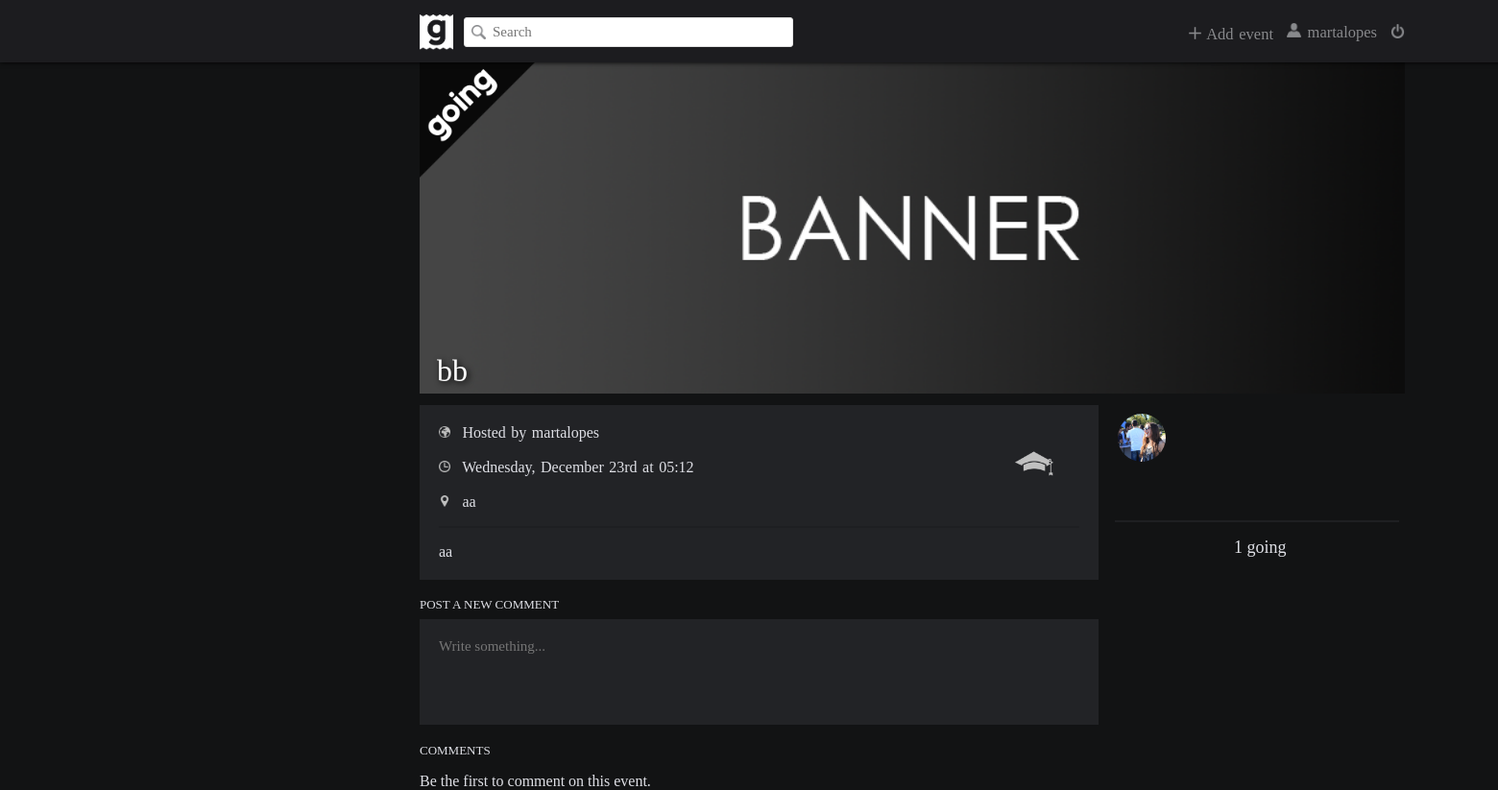
Page /index.php?page=event&id=22 (signed in) on the committed database.
### tables this page shows
CREATE TABLE Events (
	eventID INTEGER PRIMARY KEY AUTOINCREMENT,
	host TEXT NOT NULL,
	banner TEXT,
	name TEXT NOT NULL,
	eventDate DATE NOT NULL,
	location TEXT NOT NULL,
	description TEXT,
	private BOOLEAN,
	type TEXT NOT NULL
);

CREATE TABLE EventGuests (
	eventID INTEGER REFERENCES Events(eventID) ON DELETE CASCADE,
	userID INTEGER REFERENCES Users(userID),
	status TEXT NOT NULL, --invited or going
	PRIMARY KEY(eventID, userID)
);

CREATE TABLE Users (
	userID INTEGER PRIMARY KEY AUTOINCREMENT,
	username TEXT NOT NULL UNIQUE,
	password TEXT NOT NULL,
	email TEXT NOT NULL UNIQUE,
	avatar TEXT,
	accountDate DATE DEFAULT (datetime('now','localtime'))
);

### database/utilities.php (called while the page is built, shortened)
<?php
	function getEventByID($event_id) {
		global $db;
		$stmt = $db->prepare('SELECT * FROM Events WHERE eventID = ?');
		$stmt->execute(array($event_id));
		return $stmt->fetch();
	}
	function isUserGoing($user_id, $event_id) {
		global $db;
		$stmt = $db->prepare('SELECT * FROM EventGuests WHERE eventID = ? AND userID = ?');
		$stmt->execute(array($event_id, $user_id));
		if (!$stmt->fetch())
			return false;
		else
			return true;
	}
	function getUserByID($user_id) {
		global $db;
		$stmt = $db->prepare('SELECT * FROM Users WHERE userID = ?');
		$stmt->execute(array($user_id));
		return $stmt->fetch();
	}
	function getGoings($event_id) {
		global $db;
		$stmt = $db->prepare('SELECT * FROM EventGuests WHERE eventID = ? AND status = ?');
		$stmt->execute(array($event_id, "going"));
		return $stmt->fetchAll();
	}
?>

### pages/event.php (the view, shortened to what this page needs)
	<link rel="stylesheet" href="css/event.css">
	<link rel="stylesheet" href="css/navbar.css">
</head>
<body>
	<?php
		include('navbar.php');
		include('database/connection_external.php');
		include('database/utilities.php');
		if (isset($event_id)) {
			$event = getEventByID($event_id);
			if ($event != null) {
				$event['going'] = isUserGoing($_SESSION['userID'], $event_id);
	?>
	<div id="event-container">
		<div id="event-banner" style='background: url("<?php echo $event['banner']?>") 50% 50% no-repeat; background-size: cover;'>
			<?php
				if($event['going']) {
			?>
			<div id="going-label" style="visibility: visible;"><img src="../images/goingLabel.png" height="120" width="120"></div>
			<?php } ?>
			<div id="event-name"><?php echo $event['name']?></div>
		</div>
		<div id="going-info">
			<div id="going-avatars">
			<?php
				$goings = getGoings($event_id);
				if (!empty($goings)) {
					foreach ($goings as $going) {
						$user = getUserByID($going['userID']);
			?>
				<div class="going-avatar" style="background: url('<?php echo $user['avatar'] ?>') 50% 50% no-repeat; background-size: cover;" title="<?php echo $user['username'] ?>"></div>
			<?php } }?>
			</div>
			<div class="line-divisor"></div>
			<div id="going-number"><?php echo count($goings) ?> going</div>
		</div>
		<div id="event-info">
			<div id="event-type">
				<img src="../images/<?php echo $event['type']?>.png" height="40" width="40" title="<?php echo $event['type']?>">
			</div>
			<ul>
				<li>
					<?php if($event['private']) {?>
						<img src="../images/private.png" height="12" width="12" title="Private">
					<?php } else { ?>
						<img src="../images/public.png" height="12" width="12" title="Public">
					<?php } ?>
					Hosted by <?php echo $event['host']?>
				</li>
				<li><img src="../images/clock.png" height="12" width="12" title="Date"> <?php echo date("l, F jS \a\\t H:i", strtotime($event['eventDate']))?></li>
				<li><img src="../images/location.png" height="12" width="12" title="Location"> <?php echo $event['location']?></li>
				<div class="line-divisor"></div>
				<li><?php echo nl2br($event['description'])?></li>
			</ul>
		</div>
		<div id="post-comment-title">POST A NEW COMMENT</div>
		<form id="comment-form" action="../database/addcomment.php" method="post">
			<textarea id="comment-box" name="comment-box" rows="4" cols="50" placeholder="Write something..." required></textarea>
		</form>
		<div id="comments-title">COMMENTS</div>
		<?php
			$comments = getEventComments($event_id);
			if (empty($comments)) {
		?>
		<div id="no-comments">Be the first to comment on this event.</div>
		<?php }  ?>
	<?php } else {?>
	<div id="not-found">Event not found.</div>
	<?php } ?>
	<?php } else {?>
	<div id="not-found">Event not found.</div>
	<?php } ?>

### css/event.css (style rules this page uses)
.line-divisor { background-color: #1e1f22; width: 100%; height: 2px; }
#event-container { width: 54%; position: relative; left: 23%; margin-top: 0px; }
#event-banner { width: 100%; height: 345px; }
#event-name { font-family: 'Proxima Nova'; position: relative; top: 52%; margin-left: 18px; color: white; text-shadow: 2px 2px 6px rgba(0, 0, 0, 1); font-size: 32px; }
#event-info { font-family: 'Proxima Nova Light'; color: #DFE0E6; margin-top: 12px; padding: 20px; width: 65%; height: auto; max-height: 400px; min-height: 131px; background-color: #222326; }
#event-info ul { padding: 0; margin: 0; list-style-type: none; text-align: justify; text-justify: inter-word; overflow: hidden; word-spacing: 1.5px; }
#event-info li img { padding-right: 7px; }
#event-info li:not(:first-child):not(:last-child):not(:nth-last-child(3)) { padding-bottom: 9px; padding-top: 9px; }
#event-info li:nth-last-child(3) { padding-top: 9px; padding-bottom: 16px; }
#event-info li:first-child { padding-bottom: 9px; }
#event-info li:last-child { padding-top: 16px; }
#event-type { position: absolute; float: right; margin-left: 600px; margin-top: 21px; }
#going-info { position: relative; font-family: 'Proxima Nova Light'; color: #DFE0E6; float: right; margin-top: 12px; padding-left: 5px; padding-top: 4px; width: 29.4%; height: 150px; }
#going-info .line-divisor { width: 98%; }
#going-avatars { width: 98%; height: 106px; overflow-y: auto; padding-left: 3px; margin-bottom: 10px; }
#going-number { font-family: 'Proxima Nova'; font-size: 18px; width: 100%; margin-top: 16px; margin-bottom: 10px; text-align: center; }
.going-avatar { width: 50px; height: 50px; float: left; border-radius: 50%; margin-top: 5px; left: 50%; }
.going-avatar:not(:nth-child(5n+5)) { margin-right: 7.5px; }
#post-comment-title { color: #DFE0E6; margin-top: 18px; font-family: 'Proxima Nova'; font-size: 13px; }
#comment-box { font-family: 'Proxima Nova Light'; font-size: 15px; margin-top: 7px; padding: 20px; width: 65%; height: 70px; border: none; color: #DFE0E6; background-color: #222326; resize: none; outline: none; }
#comments-title { color: #DFE0E6; font-family: 'Proxima Nova'; margin-top: 15px; font-size: 13px; }
#no-comments { font-family: 'Proxima Nova Light'; color: #DFE0E6; margin-top: 15px; margin-bottom: 15px; }

### css/navbar.css (style rules this page uses)
html, body { font-family: 'Proxima Nova'; height: 100%; width: 100%; min-width: 1900px; margin: auto; padding: 0; background-color: #121314; display: none; }

### rows in the picture
events: banner (picture), name "bb", type (picture), host "martalopes", eventDate "Wednesday, December 23rd at 05:12", location "aa", description "aa"
eventguests: userID.username (picture)

### other values in the picture
$_SESSION['username'] "martalopes"
count($goings) "1"
